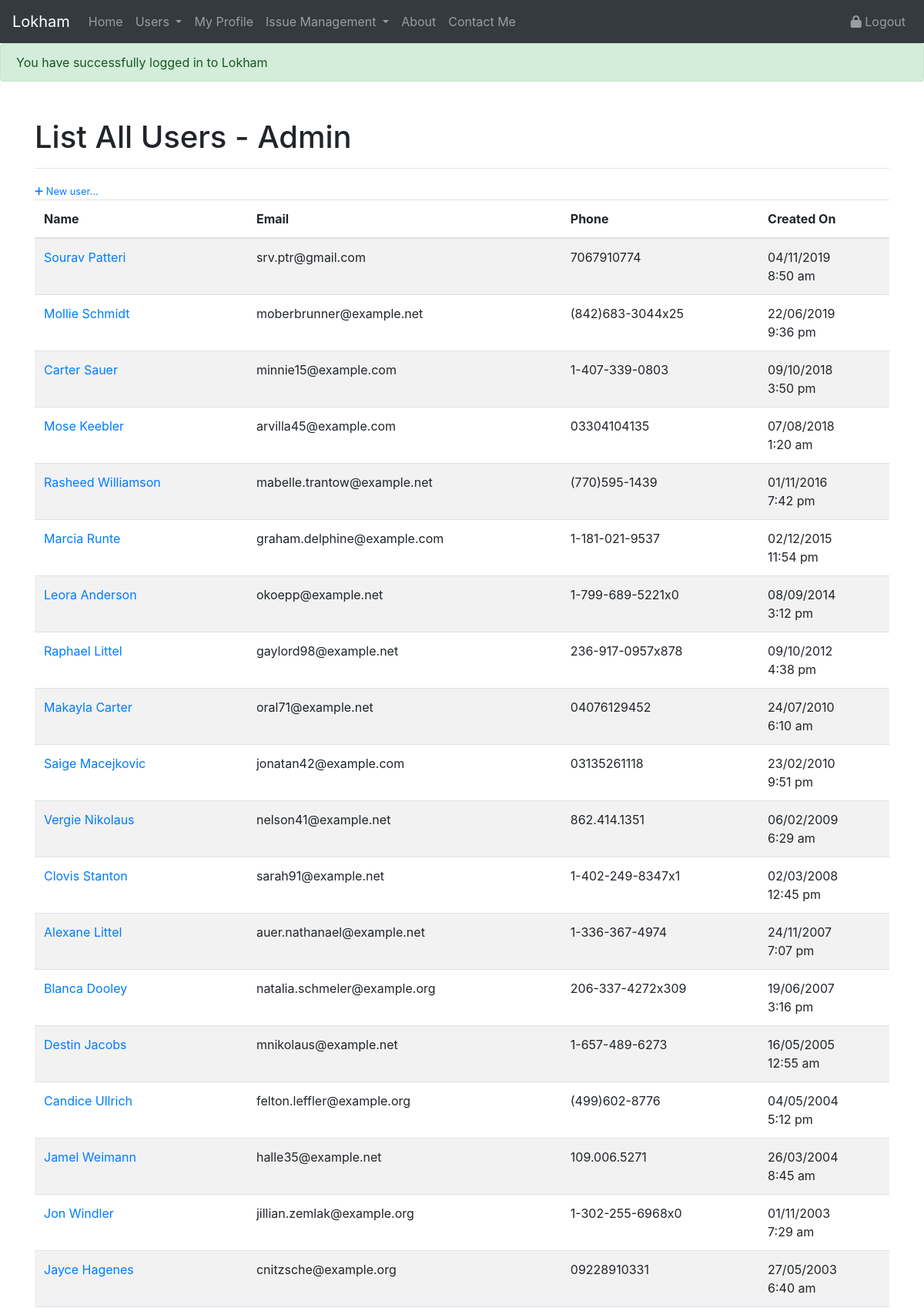
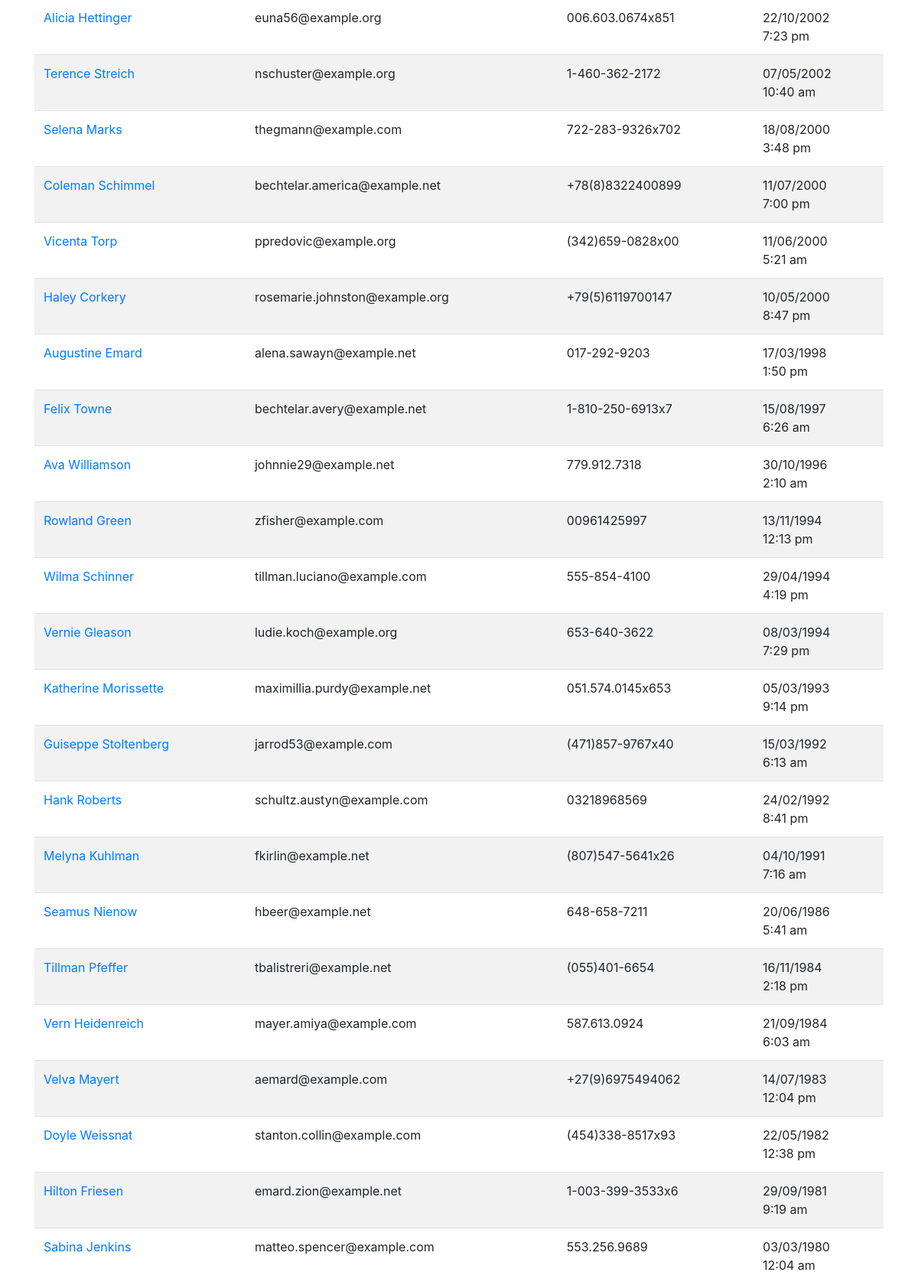
The page /users/index.php (signed in, upper part) on the database its author committed (2 pictures, top to bottom).
### tables this page shows
CREATE TABLE IF NOT EXISTS `users` (
  `id` INT NOT NULL AUTO_INCREMENT,
  `first_name` VARCHAR(25) NOT NULL DEFAULT '',
  `last_name` VARCHAR(25) NOT NULL DEFAULT '',
  `middle_name` VARCHAR(25) NULL DEFAULT '',
  `profile_image` VARCHAR(255) NULL,
  `phone` VARCHAR(16) NULL,
  `email` VARCHAR(255) NOT NULL,
  `password` VARCHAR(255) NOT NULL,
  `role` ENUM('admin', 'general') NOT NULL DEFAULT 'general',
  `created_at` TIMESTAMP NULL DEFAULT CURRENT_TIMESTAMP,
  `updated_at` TIMESTAMP NULL DEFAULT CURRENT_TIMESTAMP ON UPDATE CURRENT_TIMESTAMP,
  PRIMARY KEY (`id`));

### users/index.php (the view, shortened to what this page needs)
<?php
  include_once(ROOT . '/includes/_connect.php');
  $sql = "SELECT * FROM users ORDER BY created_at DESC";
  $stmt = $conn->prepare($sql);
  $stmt->execute();
  $users = $stmt->fetchAll();
?>
<?php
  $_title = "List All Users - Admin";
  $_active = "users";
include_once(ROOT . '/partials/_header.php'); ?>
    <div class="container">
      <header class="mt-5">
        <h1><?= $_title ?></h1>
        <hr>
        <small>
          <a href="./new.php"><i class="fa fa-plus"></i>&nbsp;New user...</a>
        </small>
      </header>
      <?php if (count($users) > 0): ?>
        <table class="table table-striped">
          <thead>
            <tr>
              <th>Name</th>
              <th>Email</th>
              <th>Phone</th>
              <th>Created On</th>
            </tr>
          </thead>
          <tbody>
            <?php foreach ($users as $user): ?>
              <tr>
                <td><a href="./show.php?id=<?= $user['id'] ?>"><?= $user['first_name'] ?> <?= $user['last_name'] ?></a></td>
                <td><?= $user['email'] ?></td>
                <td><?= $user['phone'] ?></td>
                <td>
                  <?= date("d/m/Y", strtotime($user['created_at'])) ?>
                  <br>
                  <?= date("g:i a", strtotime($user['created_at'])) ?>
                </td>
              </tr>
            <?php endforeach ?>
          </tbody>
        </table>
      <?php endif ?>
    </div>
  <?php include_once(ROOT . '/partials/_footer.php') ?>

### partials/_header.php (shortened to what this page needs)
<?php
    $flash_data = $_SESSION['flash'] ?? null;
?>
<!DOCTYPE html>
<html>
    <head>
    <link rel="stylesheet" href="https://stackpath.bootstrapcdn.com/bootstrap/4.4.1/css/bootstrap.min.css">
    <link href="https://stackpath.bootstrapcdn.com/font-awesome/4.7.0/css/font-awesome.min.css" rel="stylesheet">
    <link href="https://cdnjs.cloudflare.com/ajax/libs/summernote/0.8.12/summernote-bs4.css" rel="stylesheet">
    </head>
    <body>
<?php
include(ROOT . '/partials/_main-nav.php');
include(ROOT . '/partials/_flash.php');
?>

### partials/_main-nav.php (shortened to what this page needs)
<nav class="navbar navbar-expand-lg navbar-dark bg-dark">
  <a class="navbar-brand" href="<?= base_path ?>/">Lokham</a>
  <div class="collapse navbar-collapse" id="navbarSupportedContent">
    <ul class="navbar-nav mr-auto">
      <li class="nav-item <?= isset($_active) && $_active === 'lokham' ? 'active' : null ?>">
        <a class="nav-link" href="<?= base_path ?>/">Home</span></a>
      </li>
      <?php if (ADMIN): ?>
      <li class="nav-item dropdown">
        <a class="nav-link dropdown-toggle" href="#" id="usersDropdown" role="button" data-toggle="dropdown" aria-haspopup="true" aria-expanded="false">
         Users
        </a>
      </li>
      <?php endif ?>
      <?php if (AUTH): ?>
      <li class="nav-item">
        <a class="nav-link" href="<?= base_path ?>/users/show.php?id=<?= $_SESSION['user']['id'] ?>">My Profile</a>
      </li>
      <?php endif ?>
      <?php if (ADMIN): ?>
        <li class="nav-item dropdown">
          <a class="nav-link dropdown-toggle" href="#" id="blogDropdown" role="button" data-toggle="dropdown" aria-haspopup="true" aria-expanded="false">
            Issue Management
          </a>
        </li>
      <?php else: ?>
        <li class="nav-item">
          <a class="nav-link" href="<?= base_path ?>/issues">Issues</a>
        </li>
      <?php endif ?>
      <li class="nav-item <?= isset($_active) && $_active === 'about' ? 'active' : null ?>">
        <a class="nav-link" href="<?= base_path ?>/about.php">About</a>
      </li>
      <li class="nav-item <?= isset($_active) && $_active === 'contact' ? 'active' : null ?>">
        <a class="nav-link" href="<?= base_path ?>/contact.php">Contact Me</a>
      </li>
    </ul>
    <ul class="navbar-nav ml-auto">
    <?php if (!AUTH): ?>
      <li class="nav-item">
        <a href="<?= base_path ?>/sessions/login.php" class="nav-link">
          <i class="fa fa-unlock"></i>&nbsp;Login
        </a>
      </li>
      <li class="nav-item">
        <a href="<?= base_path ?>/users/new.php" class="nav-link">
          <i class="fa fa-user"></i>&nbsp;Register
        </a>
      </li>
      <?php else: ?>
      <li class="nav-item">
        <a href="<?= base_path ?>/sessions/logout.php" class="nav-link">
          <i class="fa fa-lock"></i>&nbsp;Logout
        </a>
      </li>
      <?php endif ?>
    </ul>
  </div>
</nav>

### partials/_flash.php
<?php
  if (!empty($flash_data)) {
    foreach($flash_data as $type => $messages) {
      echo "<div class='alert mb-0 alert-{$type}'>";
      foreach ($messages as $message) {
        echo "{$message}<br>";
      }
      echo "</div>";
    }
  }

### partials/_footer.php (shortened to what this page needs)
    </body>
</html>

### rows shown on the page
users: first_name "Sourav", last_name "Patteri", email "srv.ptr@gmail.com", phone "7067910774", created_at "04/11/2019", created_at "8:50 am"
users: first_name "Mollie", last_name "Schmidt", email "moberbrunner@example.net", phone "(842)683-3044x25", created_at "22/06/2019", created_at "9:36 pm"
users: first_name "Carter", last_name "Sauer", email "minnie15@example.com", phone "1-407-339-0803", created_at "09/10/2018", created_at "3:50 pm"
users: first_name "Mose", last_name "Keebler", email "arvilla45@example.com", phone "03304104135", created_at "07/08/2018", created_at "1:20 am"
users: first_name "Rasheed", last_name "Williamson", email "mabelle.trantow@example.net", phone "(770)595-1439", created_at "01/11/2016", created_at "7:42 pm"
users: first_name "Marcia", last_name "Runte", email "graham.delphine@example.com", phone "1-181-021-9537", created_at "02/12/2015", created_at "11:54 pm"
users: first_name "Leora", last_name "Anderson", email "okoepp@example.net", phone "1-799-689-5221x0", created_at "08/09/2014", created_at "3:12 pm"
users: first_name "Raphael", last_name "Littel", email "gaylord98@example.net", phone "236-917-0957x878", created_at "09/10/2012", created_at "4:38 pm"
users: first_name "Makayla", last_name "Carter", email "oral71@example.net", phone "04076129452", created_at "24/07/2010", created_at "6:10 am"
users: first_name "Saige", last_name "Macejkovic", email "jonatan42@example.com", phone "03135261118", created_at "23/02/2010", created_at "9:51 pm"
users: first_name "Vergie", last_name "Nikolaus", email "nelson41@example.net", phone "862.414.1351", created_at "06/02/2009", created_at "6:29 am"
users: first_name "Clovis", last_name "Stanton", email "sarah91@example.net", phone "1-402-249-8347x1", created_at "02/03/2008", created_at "12:45 pm"
users: first_name "Alexane", last_name "Littel", email "auer.nathanael@example.net", phone "1-336-367-4974", created_at "24/11/2007", created_at "7:07 pm"
users: first_name "Blanca", last_name "Dooley", email "natalia.schmeler@example.org", phone "206-337-4272x309", created_at "19/06/2007", created_at "3:16 pm"
users: first_name "Destin", last_name "Jacobs", email "mnikolaus@example.net", phone "1-657-489-6273", created_at "16/05/2005", created_at "12:55 am"
users: first_name "Candice", last_name "Ullrich", email "felton.leffler@example.org", phone "(499)602-8776", created_at "04/05/2004", created_at "5:12 pm"
users: first_name "Jamel", last_name "Weimann", email "halle35@example.net", phone "109.006.5271", created_at "26/03/2004", created_at "8:45 am"
users: first_name "Jon", last_name "Windler", email "jillian.zemlak@example.org", phone "1-302-255-6968x0", created_at "01/11/2003", created_at "7:29 am"
users: first_name "Jayce", last_name "Hagenes", email "cnitzsche@example.org", phone "09228910331", created_at "27/05/2003", created_at "6:40 am"
users: first_name "Alicia", last_name "Hettinger", email "euna56@example.org", phone "006.603.0674x851", created_at "22/10/2002", created_at "7:23 pm"
users: first_name "Terence", last_name "Streich", email "nschuster@example.org", phone "1-460-362-2172", created_at "07/05/2002", created_at "10:40 am"
users: first_name "Selena", last_name "Marks", email "thegmann@example.com", phone "722-283-9326x702", created_at "18/08/2000", created_at "3:48 pm"
users: first_name "Coleman", last_name "Schimmel", email "bechtelar.america@example.net", phone "+78(8)8322400899", created_at "11/07/2000", created_at "7:00 pm"
users: first_name "Vicenta", last_name "Torp", email "ppredovic@example.org", phone "(342)659-0828x00", created_at "11/06/2000", created_at "5:21 am"
users: first_name "Haley", last_name "Corkery", email "rosemarie.johnston@example.org", phone "+79(5)6119700147", created_at "10/05/2000", created_at "8:47 pm"
users: first_name "Augustine", last_name "Emard", email "alena.sawayn@example.net", phone "017-292-9203", created_at "17/03/1998", created_at "1:50 pm"
users: first_name "Felix", last_name "Towne", email "bechtelar.avery@example.net", phone "1-810-250-6913x7", created_at "15/08/1997", created_at "6:26 am"
users: first_name "Ava", last_name "Williamson", email "johnnie29@example.net", phone "779.912.7318", created_at "30/10/1996", created_at "2:10 am"
users: first_name "Rowland", last_name "Green", email "zfisher@example.com", phone "00961425997", created_at "13/11/1994", created_at "12:13 pm"
users: first_name "Wilma", last_name "Schinner", email "tillman.luciano@example.com", phone "555-854-4100", created_at "29/04/1994", created_at "4:19 pm"
users: first_name "Vernie", last_name "Gleason", email "ludie.koch@example.org", phone "653-640-3622", created_at "08/03/1994", created_at "7:29 pm"
users: first_name "Katherine", last_name "Morissette", email "maximillia.purdy@example.net", phone "051.574.0145x653", created_at "05/03/1993", created_at "9:14 pm"
users: first_name "Guiseppe", last_name "Stoltenberg", email "jarrod53@example.com", phone "(471)857-9767x40", created_at "15/03/1992", created_at "6:13 am"
users: first_name "Hank", last_name "Roberts", email "schultz.austyn@example.com", phone "03218968569", created_at "24/02/1992", created_at "8:41 pm"
users: first_name "Melyna", last_name "Kuhlman", email "fkirlin@example.net", phone "(807)547-5641x26", created_at "04/10/1991", created_at "7:16 am"
users: first_name "Seamus", last_name "Nienow", email "hbeer@example.net", phone "648-658-7211", created_at "20/06/1986", created_at "5:41 am"
users: first_name "Tillman", last_name "Pfeffer", email "tbalistreri@example.net", phone "(055)401-6654", created_at "16/11/1984", created_at "2:18 pm"
users: first_name "Vern", last_name "Heidenreich", email "mayer.amiya@example.com", phone "587.613.0924", created_at "21/09/1984", created_at "6:03 am"
users: first_name "Velva", last_name "Mayert", email "aemard@example.com", phone "+27(9)6975494062", created_at "14/07/1983", created_at "12:04 pm"
users: first_name "Doyle", last_name "Weissnat", email "stanton.collin@example.com", phone "(454)338-8517x93", created_at "22/05/1982", created_at "12:38 pm"
users: first_name "Hilton", last_name "Friesen", email "emard.zion@example.net", phone "1-003-399-3533x6", created_at "29/09/1981", created_at "9:19 am"
users: first_name "Sabina", last_name "Jenkins", email "matteo.spencer@example.com", phone "553.256.9689", created_at "03/03/1980", created_at "12:04 am"

### other values the page prints
$message "You have successfully logged in to Lokham"
$_title "List All Users - Admin"
